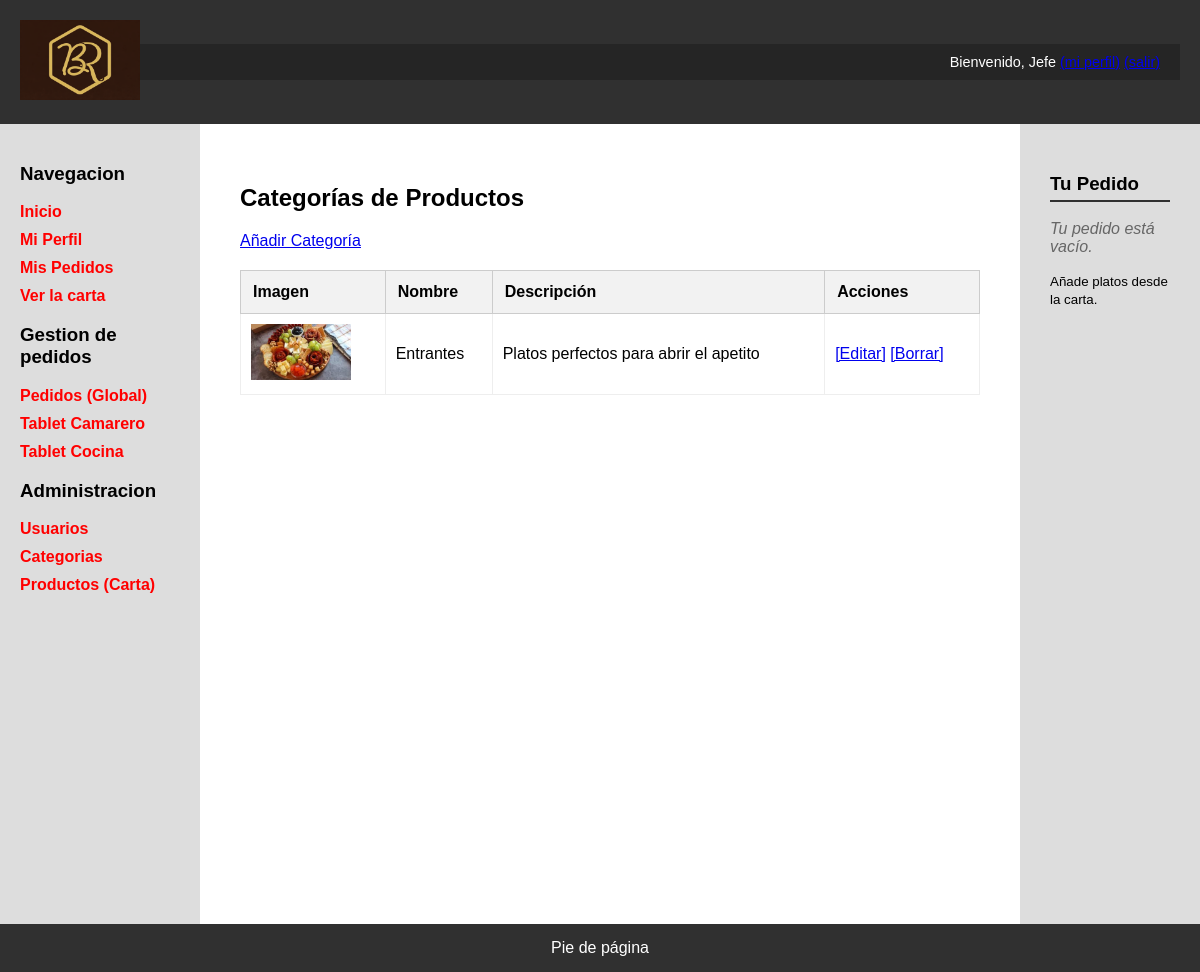
The app's page /admin_categorias.php (signed in) with its own data.
### tables this page shows
CREATE TABLE `categorias` (
  `id` int(11) NOT NULL,
  `nombre` varchar(50) NOT NULL,
  `descripcion` text DEFAULT NULL,
  `imagen` varchar(255) DEFAULT 'cat_default.png'
);

### admin_categorias.php (the view, shortened to what this page needs)
<?php
if (!isset($_SESSION['esAdmin']) || !$_SESSION['esAdmin']) {
    $tituloPagina = 'Acceso Denegado';
    $contenidoPrincipal = "<h1>Acceso Denegado</h1><p>Solo el Gerente puede ver esto.</p>";
} else {
    $conn = Aplicacion::getInstance()->getConexionBd();
    $query = "SELECT * FROM Categorias";
    $categorias = $conn->query($query);
    $filas = "";
    if($categorias && $categorias->num_rows > 0) {
        foreach ($categorias as $fila) {
            $filas .= <<<EOS
                <tr>
                    <td><img src="img/categorias/{$fila['imagen']}" width="100"></td>
                    <td>{$fila['nombre']}</td>
                    <td>{$fila['descripcion']}</td>
                    <td>
                        <a href="editar_categoria.php?id={$fila['id']}">[Editar]</a>
                        <a href="includes/borrar_categoria.php?id={$fila['id']}" class="boton-borrar" data-mensaje="¡OJO! Esto borrará la categoría permanentemente. ¿Proceder?">[Borrar]</a>
                    </td>
                </tr>
            EOS;
        }
    }
    $contenidoPrincipal = <<<EOS
        <h1>Categorías de Productos</h1>
        <p><a href="nueva_categoria.php">Añadir Categoría</a></p>
        <table>
            <thead>
                <tr>
                    <th>Imagen</th>
                    <th>Nombre</th>
                    <th>Descripción</th>
                    <th>Acciones</th>
                </tr>
            </thead>
            <tbody>$filas</tbody>
        </table>
        <script src="js/confirmacion_borrado.js"></script>
    EOS;
}
require __DIR__.'/includes/vistas/plantillas/plantilla.php';

### CSS/estilo.css (style rules this page uses)
body { background-color: #CDCDCD; margin: 0; font-family: Arial, sans-serif; }
table { width: 100%; border-collapse: collapse; margin-top: 20px; }
th { background-color: #f2f2f2; padding: 12px; border: 1px solid #ccc; text-align: left; }
td { padding: 10px; border: 1px solid #eee; }

### records on screen
categorias: imagen (picture), nombre "Entrantes", descripcion "Platos perfectos para abrir el apetito"

### other values on screen
$_SESSION['nombre'] "Jefe"
